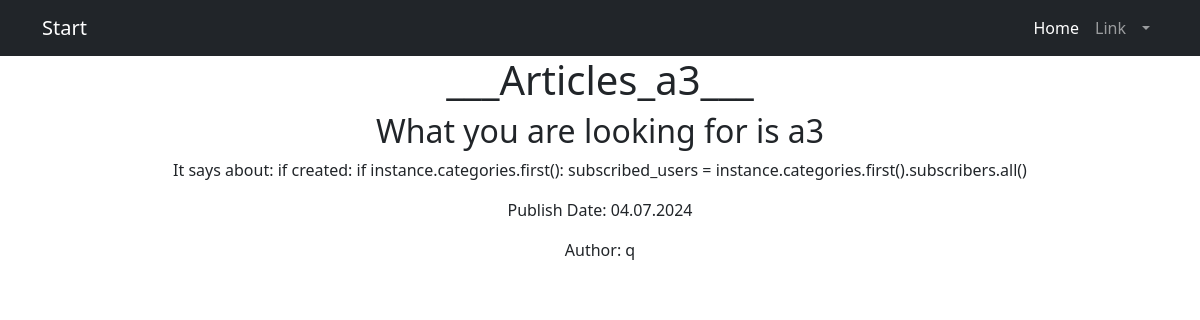
Page /protect/articles/3/ (signed in) on the committed database.
### news/models.py (models this page shows, shortened)
class Post(models.Model):
    author = models.ForeignKey('Author', on_delete=models.CASCADE)
    POST_TYPES = (
        ('article', 'Article'),
        ('news', 'News'),    )
    post_type = models.CharField(max_length=10, choices=POST_TYPES)
    created_at = models.DateTimeField(auto_now_add=True)
    categories = models.ManyToManyField('Category', through='PostCategory')
    title = models.CharField(max_length=255)
    content = models.TextField()
    rating = models.IntegerField(default=0)
    authorname = models.CharField(max_length=255,)

class Author(models.Model):
    user = models.OneToOneField(User, on_delete=models.CASCADE)
    rating = models.IntegerField(default=0)
    def __str__(self):
        return self.user.username

### news/views.py (the view)
# urls.py: path('articles/<int:id>/', views.articles_full_detail, name='articles_full_detail'),  # all art
@login_required
def articles_full_detail(request, id):
    post = Post.objects.get(pk=id)
    post_info = {
        'title': post.title,
        'content': post.content,
        'publish_date': post.created_at.strftime('%d.%m.%Y'),
        'author': post.authorname,
    }
    news_article = get_object_or_404(Post, id=id)
    return render(request, 'articles_full_detail.html', {'post': news_article, 'id': id})

### news/templatetags/censor.py (called while the page is built)
@register.filter(name='censor')
def censor(value):
    banned_words = ['badword', 'badword1', 'badword2']
    for word in banned_words:
        if isinstance(word, str):
            value = value.replace(word[1:], '*' * len(word[1:]))
    return value

### news/templates/articles_full_detail.html
{% extends 'flatpages/default.html' %}
{% load censor %}
{% block content %}
<h1>___Articles_{{ post.title|censor }}___</h1>
    <h2>What you are looking for is {{ post.title|censor }}</h2>
    <p>It says about: {{ post.content|censor }}</p>
    <p>Publish Date: {{ post.created_at|date:"d.m.Y" }}</p>
    {% if post.author %}
    <p>Author: {{ post.author }}</p>
    {% endif %}
{% endblock %}

### rows in the picture
Post: title|censor "a3", content|censor "if created: if instance.categories.first(): subscribed_users = instance.categories.first().subscribers.all()", created_at "04.07.2024", author "q"
